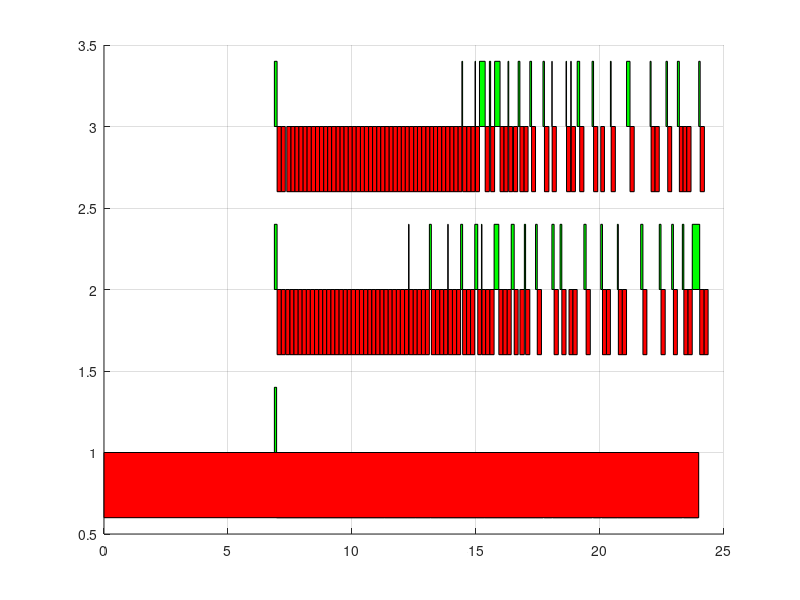

This figure's MATLAB source:
figure;
worker0 = { 
};
for i = 1:length(worker0)
  tmp = worker0{i, 3};
  x = [tmp(1, 1) tmp(1, 2) tmp(1, 2) tmp(1, 1)];
  if (strcmp(worker0{i, 1}, 'FETCH'))
    y = [0 0 0+0.4 0+0.4];
  else
    y = [0-0.4 0-0.4 0 0];
  end
  c = worker0{i, 2};
  patch(x, y, c);
end
worker1 = { 
'FETCH' [0 1 0] [6.870000 6.960000]
'TASK_RUN' [1 0 0] [6.960000 7.270000]
'TASK_RUN' [1 0 0] [7.270000 7.580000]
'TASK_RUN' [1 0 0] [7.580000 7.890000]
'TASK_RUN' [1 0 0] [7.890000 8.200000]
'TASK_RUN' [1 0 0] [8.200000 8.510000]
'TASK_RUN' [1 0 0] [8.510000 8.820000]
'TASK_RUN' [1 0 0] [8.820000 9.120000]
'TASK_RUN' [1 0 0] [9.120000 9.440000]
'TASK_RUN' [1 0 0] [9.440000 9.750000]
'TASK_RUN' [1 0 0] [9.750000 10.050000]
'TASK_RUN' [1 0 0] [10.050000 10.360000]
'TASK_RUN' [1 0 0] [10.360000 10.670000]
'TASK_RUN' [1 0 0] [10.670000 11.000000]
'TASK_RUN' [1 0 0] [11.000000 11.310000]
'TASK_RUN' [1 0 0] [11.320000 11.620000]
'TASK_RUN' [1 0 0] [11.620000 11.930000]
'TASK_RUN' [1 0 0] [11.930000 12.240000]
'TASK_RUN' [1 0 0] [12.240000 12.540000]
'TASK_RUN' [1 0 0] [12.550000 12.860000]
'TASK_RUN' [1 0 0] [12.860000 13.160000]
'TASK_RUN' [1 0 0] [13.180000 13.490000]
'TASK_RUN' [1 0 0] [13.490000 13.800000]
'TASK_RUN' [1 0 0] [13.800000 14.100000]
'TASK_RUN' [1 0 0] [14.100000 14.420000]
'TASK_RUN' [1 0 0] [14.420000 14.730000]
'TASK_RUN' [1 0 0] [14.730000 15.030000]
'TASK_RUN' [1 0 0] [15.040000 15.330000]
'TASK_RUN' [1 0 0] [15.340000 15.650000]
'TASK_RUN' [1 0 0] [15.650000 15.870000]
'TASK_RUN' [1 0 0] [15.870000 16.180000]
'TASK_RUN' [1 0 0] [16.180000 16.480000]
'TASK_RUN' [1 0 0] [16.480000 16.770000]
'TASK_RUN' [1 0 0] [16.770000 17.080000]
'TASK_RUN' [1 0 0] [17.080000 17.400000]
'TASK_RUN' [1 0 0] [17.400000 17.700001]
'TASK_RUN' [1 0 0] [17.750000 18.059999]
'TASK_RUN' [1 0 0] [18.090000 18.389999]
'TASK_RUN' [1 0 0] [18.389999 18.750000]
'TASK_RUN' [1 0 0] [18.750000 19.059999]
'TASK_RUN' [1 0 0] [19.059999 19.370001]
'TASK_RUN' [1 0 0] [19.370001 19.680000]
'TASK_RUN' [1 0 0] [19.730000 20.030001]
'TASK_RUN' [1 0 0] [20.080000 20.389999]
'TASK_RUN' [1 0 0] [20.389999 20.700001]
'TASK_RUN' [1 0 0] [20.709999 21.030001]
'TASK_RUN' [1 0 0] [21.030001 21.340000]
'TASK_RUN' [1 0 0] [21.340000 21.639999]
'TASK_RUN' [1 0 0] [21.639999 22.020000]
'TASK_RUN' [1 0 0] [22.020000 22.350000]
'TASK_RUN' [1 0 0] [22.350000 22.660000]
'TASK_RUN' [1 0 0] [22.660000 23.010000]
'TASK_RUN' [1 0 0] [23.010000 23.320000]
'TASK_RUN' [1 0 0] [23.370001 23.680000]
'TASK_RUN' [1 0 0] [23.680000 23.959999]
'TASK_RUN' [1 0 0] [23.980000 0.000000]
};
for i = 1:length(worker1)
  tmp = worker1{i, 3};
  x = [tmp(1, 1) tmp(1, 2) tmp(1, 2) tmp(1, 1)];
  if (strcmp(worker1{i, 1}, 'FETCH'))
    y = [1 1 1+0.4 1+0.4];
  else
    y = [1-0.4 1-0.4 1 1];
  end
  c = worker1{i, 2};
  patch(x, y, c);
end
worker2 = { 
'FETCH' [0 1 0] [6.870000 6.980000]
'TASK_RUN' [1 0 0] [6.980000 7.150000]
'TASK_RUN' [1 0 0] [7.150000 7.310000]
'TASK_RUN' [1 0 0] [7.330000 7.490000]
'TASK_RUN' [1 0 0] [7.500000 7.660000]
'TASK_RUN' [1 0 0] [7.660000 7.830000]
'TASK_RUN' [1 0 0] [7.830000 7.990000]
'TASK_RUN' [1 0 0] [7.990000 8.160000]
'TASK_RUN' [1 0 0] [8.160000 8.320000]
'TASK_RUN' [1 0 0] [8.320000 8.490000]
'TASK_RUN' [1 0 0] [8.490000 8.660000]
'TASK_RUN' [1 0 0] [8.660000 8.820000]
'TASK_RUN' [1 0 0] [8.820000 8.980000]
'TASK_RUN' [1 0 0] [8.980000 9.150000]
'TASK_RUN' [1 0 0] [9.150000 9.310000]
'TASK_RUN' [1 0 0] [9.310000 9.480000]
'TASK_RUN' [1 0 0] [9.480000 9.650000]
'TASK_RUN' [1 0 0] [9.650000 9.810000]
'TASK_RUN' [1 0 0] [9.810000 9.970000]
'TASK_RUN' [1 0 0] [9.970000 10.140000]
'TASK_RUN' [1 0 0] [10.140000 10.300000]
'TASK_RUN' [1 0 0] [10.300000 10.470000]
'TASK_RUN' [1 0 0] [10.470000 10.640000]
'TASK_RUN' [1 0 0] [10.640000 10.800000]
'TASK_RUN' [1 0 0] [10.800000 10.960000]
'TASK_RUN' [1 0 0] [10.960000 11.130000]
'TASK_RUN' [1 0 0] [11.130000 11.290000]
'TASK_RUN' [1 0 0] [11.290000 11.460000]
'TASK_RUN' [1 0 0] [11.460000 11.620000]
'TASK_RUN' [1 0 0] [11.620000 11.790000]
'TASK_RUN' [1 0 0] [11.790000 11.950000]
'TASK_RUN' [1 0 0] [11.950000 12.120000]
'TASK_RUN' [1 0 0] [12.120000 12.280000]
'FETCH' [0 1 0] [12.280000 12.300000]
'TASK_RUN' [1 0 0] [12.300000 12.470000]
'TASK_RUN' [1 0 0] [12.470000 12.630000]
'TASK_RUN' [1 0 0] [12.630000 12.800000]
'TASK_RUN' [1 0 0] [12.800000 12.960000]
'TASK_RUN' [1 0 0] [12.960000 13.120000]
'FETCH' [0 1 0] [13.120000 13.200000]
'TASK_RUN' [1 0 0] [13.200000 13.370000]
'TASK_RUN' [1 0 0] [13.370000 13.540000]
'TASK_RUN' [1 0 0] [13.540000 13.700000]
'TASK_RUN' [1 0 0] [13.700000 13.860000]
'FETCH' [0 1 0] [13.860000 13.880000]
'TASK_RUN' [1 0 0] [13.880000 14.050000]
'TASK_RUN' [1 0 0] [14.050000 14.220000]
'TASK_RUN' [1 0 0] [14.220000 14.380000]
'FETCH' [0 1 0] [14.380000 14.460000]
'TASK_RUN' [1 0 0] [14.460000 14.620000]
'TASK_RUN' [1 0 0] [14.620000 14.780000]
'TASK_RUN' [1 0 0] [14.780000 14.950000]
'FETCH' [0 1 0] [14.950000 15.070000]
'TASK_RUN' [1 0 0] [15.070000 15.220000]
'FETCH' [0 1 0] [15.220000 15.240000]
'TASK_RUN' [1 0 0] [15.240000 15.390000]
'TASK_RUN' [1 0 0] [15.390000 15.560000]
'TASK_RUN' [1 0 0] [15.560000 15.730000]
'FETCH' [0 1 0] [15.730000 15.920000]
'TASK_RUN' [1 0 0] [15.920000 16.090000]
'TASK_RUN' [1 0 0] [16.090000 16.260000]
'TASK_RUN' [1 0 0] [16.260000 16.420000]
'FETCH' [0 1 0] [16.420000 16.540001]
'TASK_RUN' [1 0 0] [16.540001 16.700001]
'TASK_RUN' [1 0 0] [16.770000 16.950001]
'FETCH' [0 1 0] [16.950001 17.000000]
'TASK_RUN' [1 0 0] [17.000000 17.170000]
'FETCH' [0 1 0] [17.400000 17.469999]
'TASK_RUN' [1 0 0] [17.469999 17.639999]
'FETCH' [0 1 0] [18.059999 18.150000]
'TASK_RUN' [1 0 0] [18.150000 18.320000]
'FETCH' [0 1 0] [18.389999 18.459999]
'TASK_RUN' [1 0 0] [18.459999 18.629999]
'TASK_RUN' [1 0 0] [18.750000 18.910000]
'TASK_RUN' [1 0 0] [18.910000 19.080000]
'FETCH' [0 1 0] [19.350000 19.440001]
'TASK_RUN' [1 0 0] [19.440001 19.610001]
'FETCH' [0 1 0] [20.030001 20.100000]
'TASK_RUN' [1 0 0] [20.100000 20.260000]
'TASK_RUN' [1 0 0] [20.260000 20.420000]
'FETCH' [0 1 0] [20.700001 20.740000]
'TASK_RUN' [1 0 0] [20.740000 20.900000]
'TASK_RUN' [1 0 0] [20.900000 21.070000]
'FETCH' [0 1 0] [21.639999 21.730000]
'TASK_RUN' [1 0 0] [21.730000 21.889999]
'FETCH' [0 1 0] [22.389999 22.459999]
'TASK_RUN' [1 0 0] [22.459999 22.629999]
'FETCH' [0 1 0] [22.889999 22.959999]
'TASK_RUN' [1 0 0] [22.959999 23.120001]
'FETCH' [0 1 0] [23.320000 23.379999]
'TASK_RUN' [1 0 0] [23.379999 23.549999]
'TASK_RUN' [1 0 0] [23.549999 23.719999]
'FETCH' [0 1 0] [23.719999 24.020000]
'TASK_RUN' [1 0 0] [24.020000 24.200001]
'TASK_RUN' [1 0 0] [24.200001 24.360001]
};
for i = 1:length(worker2)
  tmp = worker2{i, 3};
  x = [tmp(1, 1) tmp(1, 2) tmp(1, 2) tmp(1, 1)];
  if (strcmp(worker2{i, 1}, 'FETCH'))
    y = [2 2 2+0.4 2+0.4];
  else
    y = [2-0.4 2-0.4 2 2];
  end
  c = worker2{i, 2};
  patch(x, y, c);
end
worker3 = { 
'FETCH' [0 1 0] [6.870000 6.980000]
'TASK_RUN' [1 0 0] [6.980000 7.150000]
'TASK_RUN' [1 0 0] [7.150000 7.310000]
'TASK_RUN' [1 0 0] [7.370000 7.540000]
'TASK_RUN' [1 0 0] [7.540000 7.700000]
'TASK_RUN' [1 0 0] [7.700000 7.860000]
'TASK_RUN' [1 0 0] [7.860000 8.030000]
'TASK_RUN' [1 0 0] [8.030000 8.190000]
'TASK_RUN' [1 0 0] [8.190000 8.360000]
'TASK_RUN' [1 0 0] [8.360000 8.530000]
'TASK_RUN' [1 0 0] [8.530000 8.690000]
'TASK_RUN' [1 0 0] [8.690000 8.860000]
'TASK_RUN' [1 0 0] [8.860000 9.020000]
'TASK_RUN' [1 0 0] [9.020000 9.180000]
'TASK_RUN' [1 0 0] [9.180000 9.360000]
'TASK_RUN' [1 0 0] [9.360000 9.520000]
'TASK_RUN' [1 0 0] [9.520000 9.680000]
'TASK_RUN' [1 0 0] [9.680000 9.850000]
'TASK_RUN' [1 0 0] [9.850000 10.010000]
'TASK_RUN' [1 0 0] [10.010000 10.170000]
'TASK_RUN' [1 0 0] [10.170000 10.340000]
'TASK_RUN' [1 0 0] [10.340000 10.500000]
'TASK_RUN' [1 0 0] [10.500000 10.670000]
'TASK_RUN' [1 0 0] [10.670000 10.830000]
'TASK_RUN' [1 0 0] [10.830000 11.000000]
'TASK_RUN' [1 0 0] [11.000000 11.160000]
'TASK_RUN' [1 0 0] [11.160000 11.330000]
'TASK_RUN' [1 0 0] [11.330000 11.500000]
'TASK_RUN' [1 0 0] [11.500000 11.660000]
'TASK_RUN' [1 0 0] [11.660000 11.830000]
'TASK_RUN' [1 0 0] [11.830000 11.990000]
'TASK_RUN' [1 0 0] [11.990000 12.150000]
'TASK_RUN' [1 0 0] [12.150000 12.310000]
'TASK_RUN' [1 0 0] [12.310000 12.490000]
'TASK_RUN' [1 0 0] [12.490000 12.640000]
'TASK_RUN' [1 0 0] [12.640000 12.810000]
'TASK_RUN' [1 0 0] [12.810000 12.980000]
'TASK_RUN' [1 0 0] [12.980000 13.140000]
'TASK_RUN' [1 0 0] [13.140000 13.290000]
'TASK_RUN' [1 0 0] [13.290000 13.450000]
'TASK_RUN' [1 0 0] [13.450000 13.620000]
'TASK_RUN' [1 0 0] [13.620000 13.780000]
'TASK_RUN' [1 0 0] [13.780000 13.950000]
'TASK_RUN' [1 0 0] [13.950000 14.110000]
'TASK_RUN' [1 0 0] [14.110000 14.280000]
'TASK_RUN' [1 0 0] [14.280000 14.430000]
'FETCH' [0 1 0] [14.430000 14.460000]
'TASK_RUN' [1 0 0] [14.460000 14.630000]
'TASK_RUN' [1 0 0] [14.630000 14.800000]
'TASK_RUN' [1 0 0] [14.800000 14.960000]
'FETCH' [0 1 0] [14.960000 14.980000]
'TASK_RUN' [1 0 0] [14.980000 15.140000]
'FETCH' [0 1 0] [15.140000 15.370000]
'TASK_RUN' [1 0 0] [15.370000 15.540000]
'FETCH' [0 1 0] [15.540000 15.590000]
'TASK_RUN' [1 0 0] [15.590000 15.750000]
'FETCH' [0 1 0] [15.750000 15.970000]
'TASK_RUN' [1 0 0] [15.970000 16.129999]
'TASK_RUN' [1 0 0] [16.129999 16.290001]
'FETCH' [0 1 0] [16.290001 16.320000]
'TASK_RUN' [1 0 0] [16.320000 16.480000]
'TASK_RUN' [1 0 0] [16.510000 16.680000]
'FETCH' [0 1 0] [16.700001 16.770000]
'TASK_RUN' [1 0 0] [16.770000 16.940001]
'TASK_RUN' [1 0 0] [16.940001 17.100000]
'FETCH' [0 1 0] [17.170000 17.240000]
'TASK_RUN' [1 0 0] [17.240000 17.400000]
'FETCH' [0 1 0] [17.700001 17.760000]
'TASK_RUN' [1 0 0] [17.760000 17.940001]
'FETCH' [0 1 0] [18.059999 18.070000]
'TASK_RUN' [1 0 0] [18.070000 18.240000]
'FETCH' [0 1 0] [18.629999 18.650000]
'TASK_RUN' [1 0 0] [18.650000 18.820000]
'FETCH' [0 1 0] [18.820000 18.840000]
'TASK_RUN' [1 0 0] [18.840000 19.010000]
'FETCH' [0 1 0] [19.080000 19.180000]
'TASK_RUN' [1 0 0] [19.180000 19.350000]
'FETCH' [0 1 0] [19.680000 19.740000]
'TASK_RUN' [1 0 0] [19.740000 19.910000]
'TASK_RUN' [1 0 0] [20.030001 20.180000]
'FETCH' [0 1 0] [20.420000 20.450001]
'TASK_RUN' [1 0 0] [20.450001 20.620001]
'FETCH' [0 1 0] [21.070000 21.209999]
'TASK_RUN' [1 0 0] [21.209999 21.379999]
'FETCH' [0 1 0] [22.020000 22.059999]
'TASK_RUN' [1 0 0] [22.059999 22.219999]
'TASK_RUN' [1 0 0] [22.219999 22.389999]
'FETCH' [0 1 0] [22.660000 22.719999]
'TASK_RUN' [1 0 0] [22.730000 22.889999]
'FETCH' [0 1 0] [23.120001 23.200001]
'TASK_RUN' [1 0 0] [23.200001 23.350000]
'TASK_RUN' [1 0 0] [23.350000 23.500000]
'TASK_RUN' [1 0 0] [23.500000 23.670000]
'FETCH' [0 1 0] [23.980000 24.040001]
'TASK_RUN' [1 0 0] [24.040001 24.209999]
};
for i = 1:length(worker3)
  tmp = worker3{i, 3};
  x = [tmp(1, 1) tmp(1, 2) tmp(1, 2) tmp(1, 1)];
  if (strcmp(worker3{i, 1}, 'FETCH'))
    y = [3 3 3+0.4 3+0.4];
  else
    y = [3-0.4 3-0.4 3 3];
  end
  c = worker3{i, 2};
  patch(x, y, c);
end
worker4 = { 
};
for i = 1:length(worker4)
  tmp = worker4{i, 3};
  x = [tmp(1, 1) tmp(1, 2) tmp(1, 2) tmp(1, 1)];
  if (strcmp(worker4{i, 1}, 'FETCH'))
    y = [4 4 4+0.4 4+0.4];
  else
    y = [4-0.4 4-0.4 4 4];
  end
  c = worker4{i, 2};
  patch(x, y, c);
end
worker5 = { 
};
for i = 1:length(worker5)
  tmp = worker5{i, 3};
  x = [tmp(1, 1) tmp(1, 2) tmp(1, 2) tmp(1, 1)];
  if (strcmp(worker5{i, 1}, 'FETCH'))
    y = [5 5 5+0.4 5+0.4];
  else
    y = [5-0.4 5-0.4 5 5];
  end
  c = worker5{i, 2};
  patch(x, y, c);
end
worker6 = { 
};
for i = 1:length(worker6)
  tmp = worker6{i, 3};
  x = [tmp(1, 1) tmp(1, 2) tmp(1, 2) tmp(1, 1)];
  if (strcmp(worker6{i, 1}, 'FETCH'))
    y = [6 6 6+0.4 6+0.4];
  else
    y = [6-0.4 6-0.4 6 6];
  end
  c = worker6{i, 2};
  patch(x, y, c);
end
worker7 = { 
};
for i = 1:length(worker7)
  tmp = worker7{i, 3};
  x = [tmp(1, 1) tmp(1, 2) tmp(1, 2) tmp(1, 1)];
  if (strcmp(worker7{i, 1}, 'FETCH'))
    y = [7 7 7+0.4 7+0.4];
  else
    y = [7-0.4 7-0.4 7 7];
  end
  c = worker7{i, 2};
  patch(x, y, c);
end
grid;